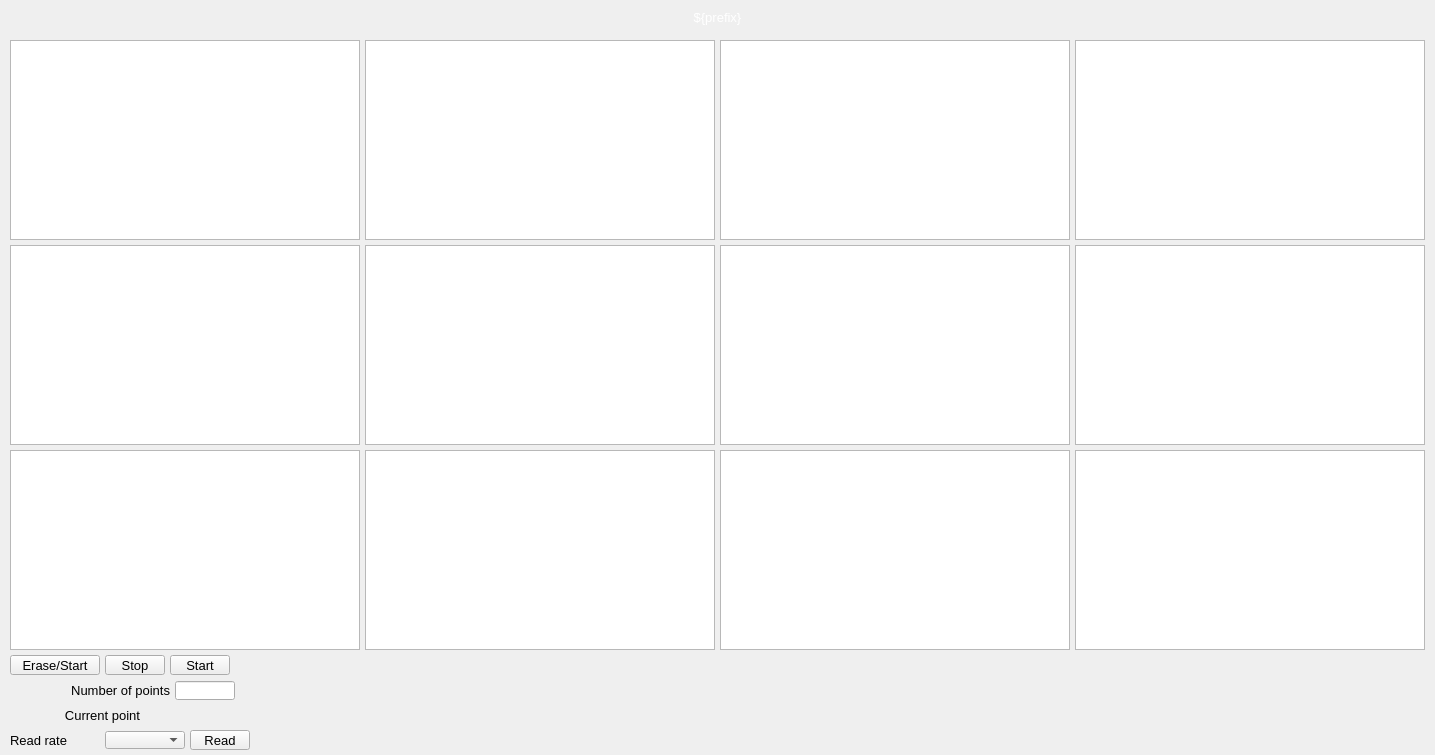
<?xml version="1.0" ?>
<ui version="4.0">
  <class>Dialog</class>
  <widget class="QWidget" name="screen">
    <property name="geometry">
      <rect>
        <x>305</x>
        <y>202</y>
        <width>1435</width>
        <height>755</height>
      </rect>
    </property>
    <property name="styleSheet">
      <string notr="true">QWidget#screen {
  color: rgb(0, 0, 0);
  background-color: rgb(187, 187, 187);
  }</string>
    </property>
    <property name="windowTitle">
      <string>NDStatsTimeSeriesCentroidAll</string>
    </property>
    <widget class="PyDMDrawingRectangle" name="rectangle">
      <property name="geometry">
        <rect>
          <x>0</x>
          <y>5</y>
          <width>1435</width>
          <height>25</height>
        </rect>
      </property>
      <property name="brush" stdset="0">
        <brush brushstyle="SolidPattern">
          <color alpha="255">
            <red>10</red>
            <green>0</green>
            <blue>184</blue>
          </color>
        </brush>
      </property>
      <property name="penStyle" stdset="0">
        <enum>Qt::SolidLine</enum>
      </property>
      <property name="penColor" stdset="0">
        <color>
          <red>10</red>
          <green>0</green>
          <blue>184</blue>
        </color>
      </property>
      <property name="penWidth" stdset="0">
        <double>0</double>
      </property>
      <property name="penCapStyle" stdset="0">
        <enum>Qt::FlatCap</enum>
      </property>
      <property name="toolTip">
        <string>rectangle</string>
      </property>
    </widget>
    <widget class="QLabel" name="text">
      <property name="geometry">
        <rect>
          <x>0</x>
          <y>5</y>
          <width>1435</width>
          <height>25</height>
        </rect>
      </property>
      <property name="text">
        <string>${prefix}</string>
      </property>
      <property name="font" stdset="0">
        <font>
          <pointsize>10</pointsize>
        </font>
      </property>
      <property name="brush" stdset="0">
        <brush brushstyle="SolidPattern">
          <color alpha="255">
            <red>255</red>
            <green>255</green>
            <blue>255</blue>
          </color>
        </brush>
      </property>
      <property name="toolTip">
        <string>text</string>
      </property>
      <property name="alignment">
        <set>Qt::AlignCenter</set>
      </property>
      <property name="styleSheet">
        <string notr="true">QLabel#text {
  color: rgb(255, 255, 255);
  }</string>
      </property>
    </widget>
    <widget class="PyDMPushButton" name="message_button">
      <property name="geometry">
        <rect>
          <x>10</x>
          <y>655</y>
          <width>90</width>
          <height>20</height>
        </rect>
      </property>
      <property name="text">
        <string>Erase/Start</string>
      </property>
      <property name="font" stdset="0">
        <font>
          <pointsize>10</pointsize>
        </font>
      </property>
      <property name="toolTip">
        <string>${prefix}TSControl</string>
      </property>
      <property name="channel" stdset="0">
        <string>ca://${prefix}TSControl</string>
      </property>
      <property name="pressValue" stdset="0">
        <string>0</string>
      </property>
      <property name="styleSheet">
        <string notr="true">PyDMPushButton#message_button {
  color: rgb(0, 0, 0);
  background-color: rgb(115, 223, 255);
  }</string>
      </property>
    </widget>
    <widget class="PyDMPushButton" name="message_button_1">
      <property name="geometry">
        <rect>
          <x>105</x>
          <y>655</y>
          <width>60</width>
          <height>20</height>
        </rect>
      </property>
      <property name="text">
        <string>Stop</string>
      </property>
      <property name="font" stdset="0">
        <font>
          <pointsize>10</pointsize>
        </font>
      </property>
      <property name="toolTip">
        <string>${prefix}TSControl</string>
      </property>
      <property name="channel" stdset="0">
        <string>ca://${prefix}TSControl</string>
      </property>
      <property name="pressValue" stdset="0">
        <string>2</string>
      </property>
      <property name="styleSheet">
        <string notr="true">PyDMPushButton#message_button_1 {
  color: rgb(0, 0, 0);
  background-color: rgb(115, 223, 255);
  }</string>
      </property>
    </widget>
    <widget class="PyDMPushButton" name="message_button_2">
      <property name="geometry">
        <rect>
          <x>170</x>
          <y>655</y>
          <width>60</width>
          <height>20</height>
        </rect>
      </property>
      <property name="text">
        <string>Start</string>
      </property>
      <property name="font" stdset="0">
        <font>
          <pointsize>10</pointsize>
        </font>
      </property>
      <property name="toolTip">
        <string>${prefix}TSControl</string>
      </property>
      <property name="channel" stdset="0">
        <string>ca://${prefix}TSControl</string>
      </property>
      <property name="pressValue" stdset="0">
        <string>1</string>
      </property>
      <property name="styleSheet">
        <string notr="true">PyDMPushButton#message_button_2 {
  color: rgb(0, 0, 0);
  background-color: rgb(115, 223, 255);
  }</string>
      </property>
    </widget>
    <widget class="PyDMLabel" name="text_update">
      <property name="geometry">
        <rect>
          <x>235</x>
          <y>656</y>
          <width>90</width>
          <height>18</height>
        </rect>
      </property>
      <property name="toolTip">
        <string>PV: ${prefix}TSAcquiring</string>
      </property>
      <property name="channel" stdset="0">
        <string>ca://${prefix}TSAcquiring</string>
      </property>
      <property name="displayFormat" stdset="0">
        <enum>PyDMLabel::String</enum>
      </property>
      <property name="font" stdset="0">
        <font>
          <pointsize>10</pointsize>
        </font>
      </property>
      <property name="alignment">
        <set>Qt::AlignLeading|Qt::AlignLeft|Qt::AlignVCenter</set>
      </property>
      <property name="textInteractionFlags">
        <set>Qt::TextSelectableByKeyboard|Qt::TextSelectableByMouse</set>
      </property>
      <property name="styleSheet">
        <string notr="true">PyDMLabel#text_update {
  color: rgb(10, 0, 184);
  background-color: rgb(70, 70, 70);
  }</string>
      </property>
    </widget>
    <widget class="PyDMFrame" name="composite">
      <property name="geometry">
        <rect>
          <x>10</x>
          <y>680</y>
          <width>225</width>
          <height>20</height>
        </rect>
      </property>
      <widget class="PyDMLineEdit" name="text_entry">
        <property name="geometry">
          <rect>
            <x>165</x>
            <y>1</y>
            <width>60</width>
            <height>19</height>
          </rect>
        </property>
        <property name="channel" stdset="0">
          <string>ca://${prefix}TSNumPoints</string>
        </property>
        <property name="toolTip">
          <string>${prefix}TSNumPoints</string>
        </property>
        <property name="font" stdset="0">
          <font>
            <pointsize>10</pointsize>
          </font>
        </property>
        <property name="styleSheet">
          <string notr="true">PyDMLineEdit#text_entry {
  color: rgb(0, 0, 0);
  background-color: rgb(115, 223, 255);
  border: 1px solid black;
  margin: 0px;
  padding: 0px;
  spacing: 0px;
  }</string>
        </property>
      </widget>
      <widget class="QLabel" name="text_1">
        <property name="geometry">
          <rect>
            <x>0</x>
            <y>0</y>
            <width>160</width>
            <height>20</height>
          </rect>
        </property>
        <property name="text">
          <string>Number of points</string>
        </property>
        <property name="font" stdset="0">
          <font>
            <pointsize>10</pointsize>
          </font>
        </property>
        <property name="brush" stdset="0">
          <brush brushstyle="SolidPattern">
            <color alpha="255">
              <red>0</red>
              <green>0</green>
              <blue>0</blue>
            </color>
          </brush>
        </property>
        <property name="toolTip">
          <string>text_1</string>
        </property>
        <property name="alignment">
          <set>Qt::AlignRight|Qt::AlignTrailing|Qt::AlignVCenter</set>
        </property>
        <property name="styleSheet">
          <string notr="true">QLabel#text_1 {
  color: rgb(0, 0, 0);
  }</string>
        </property>
      </widget>
    </widget>
    <widget class="PyDMFrame" name="composite_1">
      <property name="geometry">
        <rect>
          <x>10</x>
          <y>705</y>
          <width>225</width>
          <height>20</height>
        </rect>
      </property>
      <widget class="QLabel" name="text_2">
        <property name="geometry">
          <rect>
            <x>0</x>
            <y>0</y>
            <width>130</width>
            <height>20</height>
          </rect>
        </property>
        <property name="text">
          <string>Current point</string>
        </property>
        <property name="font" stdset="0">
          <font>
            <pointsize>10</pointsize>
          </font>
        </property>
        <property name="brush" stdset="0">
          <brush brushstyle="SolidPattern">
            <color alpha="255">
              <red>0</red>
              <green>0</green>
              <blue>0</blue>
            </color>
          </brush>
        </property>
        <property name="toolTip">
          <string>text_2</string>
        </property>
        <property name="alignment">
          <set>Qt::AlignRight|Qt::AlignTrailing|Qt::AlignVCenter</set>
        </property>
        <property name="styleSheet">
          <string notr="true">QLabel#text_2 {
  color: rgb(0, 0, 0);
  }</string>
        </property>
      </widget>
      <widget class="PyDMLabel" name="text_update_1">
        <property name="geometry">
          <rect>
            <x>135</x>
            <y>1</y>
            <width>90</width>
            <height>18</height>
          </rect>
        </property>
        <property name="toolTip">
          <string>PV: ${prefix}TSCurrentPoint</string>
        </property>
        <property name="channel" stdset="0">
          <string>ca://${prefix}TSCurrentPoint</string>
        </property>
        <property name="font" stdset="0">
          <font>
            <pointsize>10</pointsize>
          </font>
        </property>
        <property name="alignment">
          <set>Qt::AlignLeading|Qt::AlignLeft|Qt::AlignVCenter</set>
        </property>
        <property name="textInteractionFlags">
          <set>Qt::TextSelectableByKeyboard|Qt::TextSelectableByMouse</set>
        </property>
        <property name="styleSheet">
          <string notr="true">PyDMLabel#text_update_1 {
  color: rgb(10, 0, 184);
  background-color: rgb(187, 187, 187);
  }</string>
        </property>
      </widget>
    </widget>
    <widget class="PyDMFrame" name="composite_2">
      <property name="geometry">
        <rect>
          <x>10</x>
          <y>730</y>
          <width>240</width>
          <height>20</height>
        </rect>
      </property>
      <widget class="PyDMEnumComboBox" name="menu">
        <property name="geometry">
          <rect>
            <x>95</x>
            <y>1</y>
            <width>80</width>
            <height>18</height>
          </rect>
        </property>
        <property name="toolTip">
          <string>${prefix}TSRead.SCAN</string>
        </property>
        <property name="channel" stdset="0">
          <string>ca://${prefix}TSRead.SCAN</string>
        </property>
        <property name="font" stdset="0">
          <font>
            <pointsize>10</pointsize>
          </font>
        </property>
        <property name="styleSheet">
          <string notr="true">PyDMEnumComboBox#menu {
  color: rgb(0, 0, 0);
  background-color: rgb(115, 223, 255);
  }</string>
        </property>
      </widget>
      <widget class="PyDMPushButton" name="message_button_3">
        <property name="geometry">
          <rect>
            <x>180</x>
            <y>0</y>
            <width>60</width>
            <height>20</height>
          </rect>
        </property>
        <property name="text">
          <string>Read</string>
        </property>
        <property name="font" stdset="0">
          <font>
            <pointsize>10</pointsize>
          </font>
        </property>
        <property name="toolTip">
          <string>${prefix}TSControl</string>
        </property>
        <property name="channel" stdset="0">
          <string>ca://${prefix}TSControl</string>
        </property>
        <property name="pressValue" stdset="0">
          <string>3</string>
        </property>
        <property name="styleSheet">
          <string notr="true">PyDMPushButton#message_button_3 {
  color: rgb(0, 0, 0);
  background-color: rgb(115, 223, 255);
  }</string>
        </property>
      </widget>
      <widget class="QLabel" name="text_3">
        <property name="geometry">
          <rect>
            <x>0</x>
            <y>0</y>
            <width>90</width>
            <height>20</height>
          </rect>
        </property>
        <property name="text">
          <string>Read rate</string>
        </property>
        <property name="font" stdset="0">
          <font>
            <pointsize>10</pointsize>
          </font>
        </property>
        <property name="brush" stdset="0">
          <brush brushstyle="SolidPattern">
            <color alpha="255">
              <red>0</red>
              <green>0</green>
              <blue>0</blue>
            </color>
          </brush>
        </property>
        <property name="toolTip">
          <string>text_3</string>
        </property>
        <property name="alignment">
          <set>Qt::AlignLeading|Qt::AlignLeft|Qt::AlignVCenter</set>
        </property>
        <property name="styleSheet">
          <string notr="true">QLabel#text_3 {
  color: rgb(0, 0, 0);
  }</string>
        </property>
      </widget>
    </widget>
    <widget class="PyDMFrame" name="composite_3">
      <property name="geometry">
        <rect>
          <x>10</x>
          <y>40</y>
          <width>1415</width>
          <height>610</height>
        </rect>
      </property>
      <widget class="PyDMWaveformPlot" name="cartesian_plot">
        <property name="geometry">
          <rect>
            <x>0</x>
            <y>0</y>
            <width>350</width>
            <height>200</height>
          </rect>
        </property>
        <property name="toolTip">
          <string>cartesian_plot</string>
        </property>
        <property name="title" stdset="0">
          <string>$(P)$(R)TSCentroidX</string>
        </property>
        <property name="xLabels">
          <stringlist>
            <string>Time point</string>
          </stringlist>
        </property>
        <property name="yLabels">
          <stringlist>
            <string>Value</string>
          </stringlist>
        </property>
        <property name="curves" stdset="0">
          <stringlist>
            <string>{&quot;name&quot;: &quot;curve 1&quot;, &quot;y_channel&quot;: &quot;ca://${prefix}TSCentroidX&quot;, &quot;color&quot;: &quot;#4b6ec7&quot;, &quot;lineStyle&quot;: 1, &quot;lineWidth&quot;: 1, &quot;symbolSize&quot;: 10, &quot;redraw_mode&quot;: 2, &quot;block_size&quot;: 1200, &quot;x_channel&quot;: null}</string>
          </stringlist>
        </property>
        <property name="axisColor" stdset="0">
          <color>
            <red>0</red>
            <green>0</green>
            <blue>0</blue>
          </color>
        </property>
        <property name="backgroundColor" stdset="0">
          <color>
            <red>218</red>
            <green>218</green>
            <blue>218</blue>
          </color>
        </property>
      </widget>
      <widget class="PyDMWaveformPlot" name="cartesian_plot_1">
        <property name="geometry">
          <rect>
            <x>355</x>
            <y>0</y>
            <width>350</width>
            <height>200</height>
          </rect>
        </property>
        <property name="toolTip">
          <string>cartesian_plot_1</string>
        </property>
        <property name="title" stdset="0">
          <string>$(P)$(R)TSCentroidY</string>
        </property>
        <property name="xLabels">
          <stringlist>
            <string>Time point</string>
          </stringlist>
        </property>
        <property name="yLabels">
          <stringlist>
            <string>Value</string>
          </stringlist>
        </property>
        <property name="curves" stdset="0">
          <stringlist>
            <string>{&quot;name&quot;: &quot;curve 1&quot;, &quot;y_channel&quot;: &quot;ca://${prefix}TSCentroidY&quot;, &quot;color&quot;: &quot;#4b6ec7&quot;, &quot;lineStyle&quot;: 1, &quot;lineWidth&quot;: 1, &quot;symbolSize&quot;: 10, &quot;redraw_mode&quot;: 2, &quot;block_size&quot;: 1200, &quot;x_channel&quot;: null}</string>
          </stringlist>
        </property>
        <property name="axisColor" stdset="0">
          <color>
            <red>0</red>
            <green>0</green>
            <blue>0</blue>
          </color>
        </property>
        <property name="backgroundColor" stdset="0">
          <color>
            <red>218</red>
            <green>218</green>
            <blue>218</blue>
          </color>
        </property>
      </widget>
      <widget class="PyDMWaveformPlot" name="cartesian_plot_2">
        <property name="geometry">
          <rect>
            <x>710</x>
            <y>0</y>
            <width>350</width>
            <height>200</height>
          </rect>
        </property>
        <property name="toolTip">
          <string>cartesian_plot_2</string>
        </property>
        <property name="title" stdset="0">
          <string>$(P)$(R)TSSigmaX</string>
        </property>
        <property name="xLabels">
          <stringlist>
            <string>Time point</string>
          </stringlist>
        </property>
        <property name="yLabels">
          <stringlist>
            <string>Value</string>
          </stringlist>
        </property>
        <property name="curves" stdset="0">
          <stringlist>
            <string>{&quot;name&quot;: &quot;curve 1&quot;, &quot;y_channel&quot;: &quot;ca://${prefix}TSSigmaX&quot;, &quot;color&quot;: &quot;#4b6ec7&quot;, &quot;lineStyle&quot;: 1, &quot;lineWidth&quot;: 1, &quot;symbolSize&quot;: 10, &quot;redraw_mode&quot;: 2, &quot;block_size&quot;: 1200, &quot;x_channel&quot;: null}</string>
          </stringlist>
        </property>
        <property name="axisColor" stdset="0">
          <color>
            <red>0</red>
            <green>0</green>
            <blue>0</blue>
          </color>
        </property>
        <property name="backgroundColor" stdset="0">
          <color>
            <red>218</red>
            <green>218</green>
            <blue>218</blue>
          </color>
        </property>
      </widget>
      <widget class="PyDMWaveformPlot" name="cartesian_plot_3">
        <property name="geometry">
          <rect>
            <x>1065</x>
            <y>0</y>
            <width>350</width>
            <height>200</height>
          </rect>
        </property>
        <property name="toolTip">
          <string>cartesian_plot_3</string>
        </property>
        <property name="title" stdset="0">
          <string>$(P)$(R)TSSigmaY</string>
        </property>
        <property name="xLabels">
          <stringlist>
            <string>Time point</string>
          </stringlist>
        </property>
        <property name="yLabels">
          <stringlist>
            <string>Value</string>
          </stringlist>
        </property>
        <property name="curves" stdset="0">
          <stringlist>
            <string>{&quot;name&quot;: &quot;curve 1&quot;, &quot;y_channel&quot;: &quot;ca://${prefix}TSSigmaY&quot;, &quot;color&quot;: &quot;#4b6ec7&quot;, &quot;lineStyle&quot;: 1, &quot;lineWidth&quot;: 1, &quot;symbolSize&quot;: 10, &quot;redraw_mode&quot;: 2, &quot;block_size&quot;: 1200, &quot;x_channel&quot;: null}</string>
          </stringlist>
        </property>
        <property name="axisColor" stdset="0">
          <color>
            <red>0</red>
            <green>0</green>
            <blue>0</blue>
          </color>
        </property>
        <property name="backgroundColor" stdset="0">
          <color>
            <red>218</red>
            <green>218</green>
            <blue>218</blue>
          </color>
        </property>
      </widget>
      <widget class="PyDMWaveformPlot" name="cartesian_plot_4">
        <property name="geometry">
          <rect>
            <x>0</x>
            <y>410</y>
            <width>350</width>
            <height>200</height>
          </rect>
        </property>
        <property name="toolTip">
          <string>cartesian_plot_4</string>
        </property>
        <property name="title" stdset="0">
          <string>$(P)$(R)TSCentroidTotal</string>
        </property>
        <property name="xLabels">
          <stringlist>
            <string>Time point</string>
          </stringlist>
        </property>
        <property name="yLabels">
          <stringlist>
            <string>Value</string>
          </stringlist>
        </property>
        <property name="curves" stdset="0">
          <stringlist>
            <string>{&quot;name&quot;: &quot;curve 1&quot;, &quot;y_channel&quot;: &quot;ca://${prefix}TSCentroidTotal&quot;, &quot;color&quot;: &quot;#4b6ec7&quot;, &quot;lineStyle&quot;: 1, &quot;lineWidth&quot;: 1, &quot;symbolSize&quot;: 10, &quot;redraw_mode&quot;: 2, &quot;block_size&quot;: 1200, &quot;x_channel&quot;: null}</string>
          </stringlist>
        </property>
        <property name="axisColor" stdset="0">
          <color>
            <red>0</red>
            <green>0</green>
            <blue>0</blue>
          </color>
        </property>
        <property name="backgroundColor" stdset="0">
          <color>
            <red>218</red>
            <green>218</green>
            <blue>218</blue>
          </color>
        </property>
      </widget>
      <widget class="PyDMWaveformPlot" name="cartesian_plot_5">
        <property name="geometry">
          <rect>
            <x>355</x>
            <y>410</y>
            <width>350</width>
            <height>200</height>
          </rect>
        </property>
        <property name="toolTip">
          <string>cartesian_plot_5</string>
        </property>
        <property name="title" stdset="0">
          <string>$(P)$(R)TSSigmaXY</string>
        </property>
        <property name="xLabels">
          <stringlist>
            <string>Time point</string>
          </stringlist>
        </property>
        <property name="yLabels">
          <stringlist>
            <string>Value</string>
          </stringlist>
        </property>
        <property name="curves" stdset="0">
          <stringlist>
            <string>{&quot;name&quot;: &quot;curve 1&quot;, &quot;y_channel&quot;: &quot;ca://${prefix}TSSigmaXY&quot;, &quot;color&quot;: &quot;#4b6ec7&quot;, &quot;lineStyle&quot;: 1, &quot;lineWidth&quot;: 1, &quot;symbolSize&quot;: 10, &quot;redraw_mode&quot;: 2, &quot;block_size&quot;: 1200, &quot;x_channel&quot;: null}</string>
          </stringlist>
        </property>
        <property name="axisColor" stdset="0">
          <color>
            <red>0</red>
            <green>0</green>
            <blue>0</blue>
          </color>
        </property>
        <property name="backgroundColor" stdset="0">
          <color>
            <red>218</red>
            <green>218</green>
            <blue>218</blue>
          </color>
        </property>
      </widget>
      <widget class="PyDMWaveformPlot" name="cartesian_plot_6">
        <property name="geometry">
          <rect>
            <x>0</x>
            <y>205</y>
            <width>350</width>
            <height>200</height>
          </rect>
        </property>
        <property name="toolTip">
          <string>cartesian_plot_6</string>
        </property>
        <property name="title" stdset="0">
          <string>$(P)$(R)TSSkewX</string>
        </property>
        <property name="xLabels">
          <stringlist>
            <string>Time point</string>
          </stringlist>
        </property>
        <property name="yLabels">
          <stringlist>
            <string>Value</string>
          </stringlist>
        </property>
        <property name="curves" stdset="0">
          <stringlist>
            <string>{&quot;name&quot;: &quot;curve 1&quot;, &quot;y_channel&quot;: &quot;ca://${prefix}TSSkewX&quot;, &quot;color&quot;: &quot;#4b6ec7&quot;, &quot;lineStyle&quot;: 1, &quot;lineWidth&quot;: 1, &quot;symbolSize&quot;: 10, &quot;redraw_mode&quot;: 2, &quot;block_size&quot;: 1200, &quot;x_channel&quot;: null}</string>
          </stringlist>
        </property>
        <property name="axisColor" stdset="0">
          <color>
            <red>0</red>
            <green>0</green>
            <blue>0</blue>
          </color>
        </property>
        <property name="backgroundColor" stdset="0">
          <color>
            <red>218</red>
            <green>218</green>
            <blue>218</blue>
          </color>
        </property>
      </widget>
      <widget class="PyDMWaveformPlot" name="cartesian_plot_7">
        <property name="geometry">
          <rect>
            <x>355</x>
            <y>205</y>
            <width>350</width>
            <height>200</height>
          </rect>
        </property>
        <property name="toolTip">
          <string>cartesian_plot_7</string>
        </property>
        <property name="title" stdset="0">
          <string>$(P)$(R)TSSkewY</string>
        </property>
        <property name="xLabels">
          <stringlist>
            <string>Time point</string>
          </stringlist>
        </property>
        <property name="yLabels">
          <stringlist>
            <string>Value</string>
          </stringlist>
        </property>
        <property name="curves" stdset="0">
          <stringlist>
            <string>{&quot;name&quot;: &quot;curve 1&quot;, &quot;y_channel&quot;: &quot;ca://${prefix}TSSkewY&quot;, &quot;color&quot;: &quot;#4b6ec7&quot;, &quot;lineStyle&quot;: 1, &quot;lineWidth&quot;: 1, &quot;symbolSize&quot;: 10, &quot;redraw_mode&quot;: 2, &quot;block_size&quot;: 1200, &quot;x_channel&quot;: null}</string>
          </stringlist>
        </property>
        <property name="axisColor" stdset="0">
          <color>
            <red>0</red>
            <green>0</green>
            <blue>0</blue>
          </color>
        </property>
        <property name="backgroundColor" stdset="0">
          <color>
            <red>218</red>
            <green>218</green>
            <blue>218</blue>
          </color>
        </property>
      </widget>
      <widget class="PyDMWaveformPlot" name="cartesian_plot_8">
        <property name="geometry">
          <rect>
            <x>710</x>
            <y>205</y>
            <width>350</width>
            <height>200</height>
          </rect>
        </property>
        <property name="toolTip">
          <string>cartesian_plot_8</string>
        </property>
        <property name="title" stdset="0">
          <string>$(P)$(R)TSKurtosisX</string>
        </property>
        <property name="xLabels">
          <stringlist>
            <string>Time point</string>
          </stringlist>
        </property>
        <property name="yLabels">
          <stringlist>
            <string>Value</string>
          </stringlist>
        </property>
        <property name="curves" stdset="0">
          <stringlist>
            <string>{&quot;name&quot;: &quot;curve 1&quot;, &quot;y_channel&quot;: &quot;ca://${prefix}TSKurtosisX&quot;, &quot;color&quot;: &quot;#4b6ec7&quot;, &quot;lineStyle&quot;: 1, &quot;lineWidth&quot;: 1, &quot;symbolSize&quot;: 10, &quot;redraw_mode&quot;: 2, &quot;block_size&quot;: 1200, &quot;x_channel&quot;: null}</string>
          </stringlist>
        </property>
        <property name="axisColor" stdset="0">
          <color>
            <red>0</red>
            <green>0</green>
            <blue>0</blue>
          </color>
        </property>
        <property name="backgroundColor" stdset="0">
          <color>
            <red>218</red>
            <green>218</green>
            <blue>218</blue>
          </color>
        </property>
      </widget>
      <widget class="PyDMWaveformPlot" name="cartesian_plot_9">
        <property name="geometry">
          <rect>
            <x>1065</x>
            <y>205</y>
            <width>350</width>
            <height>200</height>
          </rect>
        </property>
        <property name="toolTip">
          <string>cartesian_plot_9</string>
        </property>
        <property name="title" stdset="0">
          <string>$(P)$(R)TSKurtosisY</string>
        </property>
        <property name="xLabels">
          <stringlist>
            <string>Time point</string>
          </stringlist>
        </property>
        <property name="yLabels">
          <stringlist>
            <string>Value</string>
          </stringlist>
        </property>
        <property name="curves" stdset="0">
          <stringlist>
            <string>{&quot;name&quot;: &quot;curve 1&quot;, &quot;y_channel&quot;: &quot;ca://${prefix}TSKurtosisY&quot;, &quot;color&quot;: &quot;#4b6ec7&quot;, &quot;lineStyle&quot;: 1, &quot;lineWidth&quot;: 1, &quot;symbolSize&quot;: 10, &quot;redraw_mode&quot;: 2, &quot;block_size&quot;: 1200, &quot;x_channel&quot;: null}</string>
          </stringlist>
        </property>
        <property name="axisColor" stdset="0">
          <color>
            <red>0</red>
            <green>0</green>
            <blue>0</blue>
          </color>
        </property>
        <property name="backgroundColor" stdset="0">
          <color>
            <red>218</red>
            <green>218</green>
            <blue>218</blue>
          </color>
        </property>
      </widget>
      <widget class="PyDMWaveformPlot" name="cartesian_plot_10">
        <property name="geometry">
          <rect>
            <x>710</x>
            <y>410</y>
            <width>350</width>
            <height>200</height>
          </rect>
        </property>
        <property name="toolTip">
          <string>cartesian_plot_10</string>
        </property>
        <property name="title" stdset="0">
          <string>$(P)$(R)TSEccentricity</string>
        </property>
        <property name="xLabels">
          <stringlist>
            <string>Time point</string>
          </stringlist>
        </property>
        <property name="yLabels">
          <stringlist>
            <string>Value</string>
          </stringlist>
        </property>
        <property name="curves" stdset="0">
          <stringlist>
            <string>{&quot;name&quot;: &quot;curve 1&quot;, &quot;y_channel&quot;: &quot;ca://${prefix}TSEccentricity&quot;, &quot;color&quot;: &quot;#4b6ec7&quot;, &quot;lineStyle&quot;: 1, &quot;lineWidth&quot;: 1, &quot;symbolSize&quot;: 10, &quot;redraw_mode&quot;: 2, &quot;block_size&quot;: 1200, &quot;x_channel&quot;: null}</string>
          </stringlist>
        </property>
        <property name="axisColor" stdset="0">
          <color>
            <red>0</red>
            <green>0</green>
            <blue>0</blue>
          </color>
        </property>
        <property name="backgroundColor" stdset="0">
          <color>
            <red>218</red>
            <green>218</green>
            <blue>218</blue>
          </color>
        </property>
      </widget>
      <widget class="PyDMWaveformPlot" name="cartesian_plot_11">
        <property name="geometry">
          <rect>
            <x>1065</x>
            <y>410</y>
            <width>350</width>
            <height>200</height>
          </rect>
        </property>
        <property name="toolTip">
          <string>cartesian_plot_11</string>
        </property>
        <property name="title" stdset="0">
          <string>$(P)$(R)TSOrientation</string>
        </property>
        <property name="xLabels">
          <stringlist>
            <string>Time point</string>
          </stringlist>
        </property>
        <property name="yLabels">
          <stringlist>
            <string>Value</string>
          </stringlist>
        </property>
        <property name="curves" stdset="0">
          <stringlist>
            <string>{&quot;name&quot;: &quot;curve 1&quot;, &quot;y_channel&quot;: &quot;ca://${prefix}TSOrientation&quot;, &quot;color&quot;: &quot;#4b6ec7&quot;, &quot;lineStyle&quot;: 1, &quot;lineWidth&quot;: 1, &quot;symbolSize&quot;: 10, &quot;redraw_mode&quot;: 2, &quot;block_size&quot;: 1200, &quot;x_channel&quot;: null}</string>
          </stringlist>
        </property>
        <property name="axisColor" stdset="0">
          <color>
            <red>0</red>
            <green>0</green>
            <blue>0</blue>
          </color>
        </property>
        <property name="backgroundColor" stdset="0">
          <color>
            <red>218</red>
            <green>218</green>
            <blue>218</blue>
          </color>
        </property>
      </widget>
    </widget>
  </widget>
  <customwidgets>
    <customwidget>
      <class>PyDMDrawingRectangle</class>
      <extends>QWidget</extends>
      <header>pydm.widgets.drawing</header>
    </customwidget>
    <customwidget>
      <class>PyDMLabel</class>
      <extends>QLabel</extends>
      <header>pydm.widgets.label</header>
    </customwidget>
    <customwidget>
      <class>PyDMPushButton</class>
      <extends>QPushButton</extends>
      <header>pydm.widgets.pushbutton</header>
    </customwidget>
    <customwidget>
      <class>PyDMFrame</class>
      <extends>QFrame</extends>
      <header>pydm.widgets.frame</header>
    </customwidget>
    <customwidget>
      <class>PyDMLineEdit</class>
      <extends>QLineEdit</extends>
      <header>pydm.widgets.line_edit</header>
    </customwidget>
    <customwidget>
      <class>PyDMEnumComboBox</class>
      <extends>QComboBox</extends>
      <header>pydm.widgets.enum_combo_box</header>
    </customwidget>
    <customwidget>
      <class>PyDMWaveformPlot</class>
      <extends>QGraphicsView</extends>
      <header>pydm.widgets.waveformplot</header>
    </customwidget>
  </customwidgets>
</ui>
